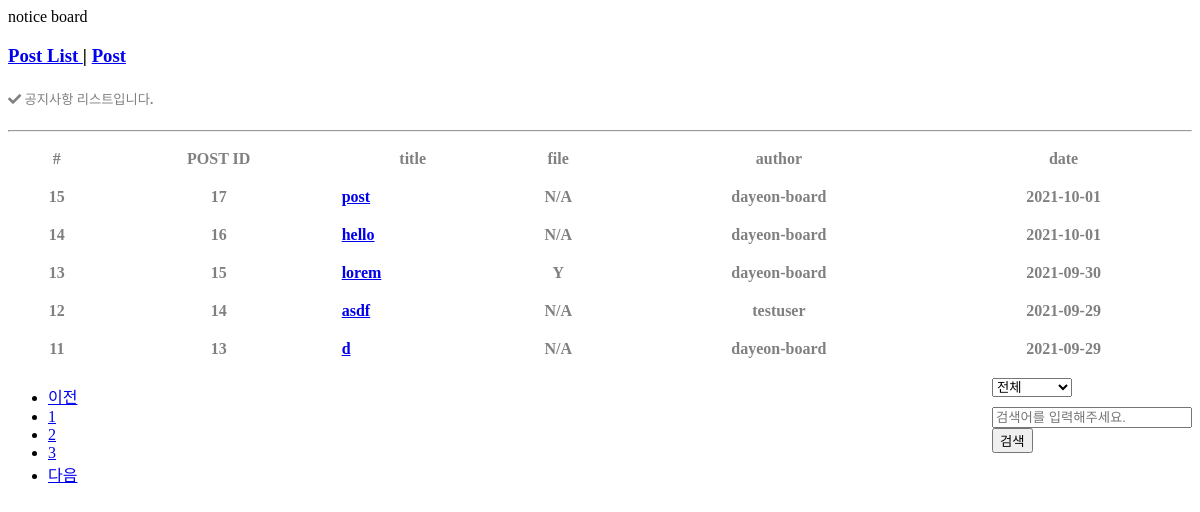
The app's page /notice-board/, older data.
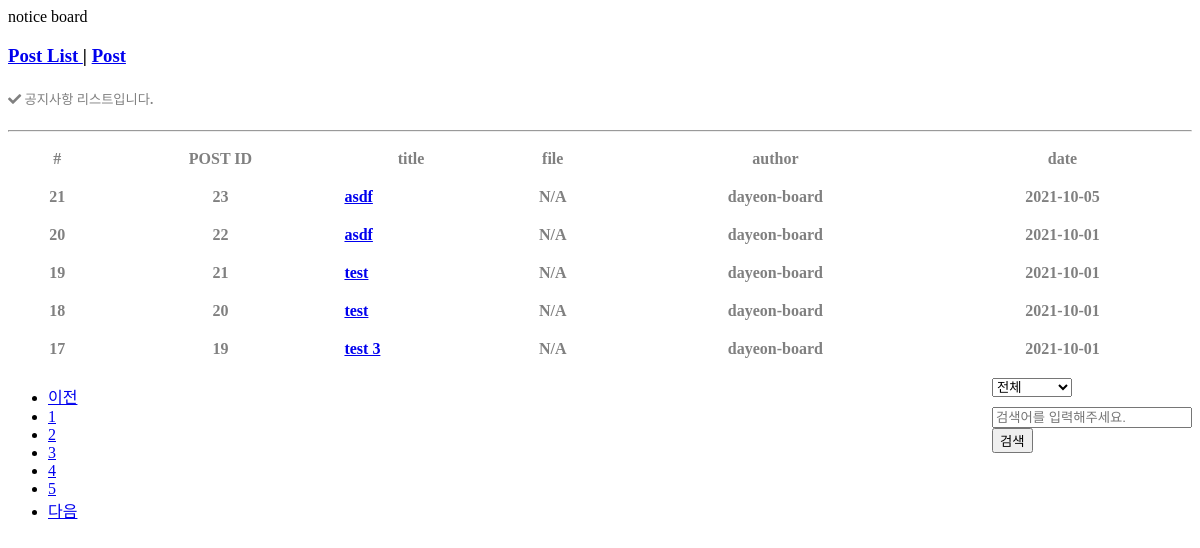
The same page, newer data.
### board/models.py (models this page shows, shortened)
class Post(models.Model):
    title = models.CharField(max_length=100)
    author = models.ForeignKey(User, on_delete=models.CASCADE)
    body = models.TextField()
    post_date = models.DateField(auto_now_add=True)
    post_edited = models.DateTimeField(auto_now=True)
    post_created = models.DateTimeField(auto_now_add=True)
    file = models.FileField(upload_to='upload_files/', max_length=100, null=True, blank=True, default=None)
    class Meta:
        ordering = ('post_created',)

### board/views.py (the view, shortened to what this page needs)
class PostListView(ListView):
    model = Post
    template_name = 'board/post_list_filter.html'
    ordering = ['-post_created']
    paginate_by = 5
    context_object_name = 'object_list'
    def get_queryset(self):
        search_keyword = self.request.GET.get('q', '')
        search_type = self.request.GET.get('type', '')
        object_list = Post.objects.order_by('-id')
        return object_list
    def get_context_data(self, **kwargs):
        context = super(PostListView, self).get_context_data(**kwargs)
        paginator = context['paginator']
        page_numbers_range = 5
        max_index = len(paginator.page_range)
        page = self.request.GET.get('page')
        current_page = int(page) if page else 1
        start_index = int((current_page - 1) / page_numbers_range) * page_numbers_range
        end_index = start_index + page_numbers_range
        if end_index >= max_index:
            end_index = max_index
        page_range = paginator.page_range #[start_index:end_index]
        context['page_range'] = page_range
        search_keyword = self.request.GET.get('q', '')
        search_type = self.request.GET.get('type', '')
        notice_fixed = Post.objects.all().order_by('-id')
        if len(search_keyword) > 1:
            context['q'] = search_keyword
        context['type'] = search_type
        context['notice_fixed'] = notice_fixed
        return context

### board/templatetags/pagination_extras.py (called while the page is built)
@register.simple_tag
def pagination_reverse_numbering(paginator, page_obj, loop_count):
    return paginator.count - page_obj.start_index() - loop_count + 1

### board/templates/board/post_list_filter.html (shortened to what this page needs)
{% load pagination_extras %}
  <link rel="stylesheet" href="https://use.fontawesome.com/releases/v5.11.2/css/all.css">
{% block body %}
    <div class="btn_post">
        <h3><a href="{% url 'board:notice-board' %}"> Post List </a> | <a href="{% url 'board:post-create'%}"> Post </a> </h3>
        {% if q %}
            <h5><i class="fas fa-search"></i>&nbsp;'{{ q }}' 검색 결과입니다.</h5>
        {% else %}
            <h5><i class="fas fa-check"></i> 공지사항 리스트입니다.</h5>
        {% endif %}
        <hr>
    </div>
    <table class="table">
        <thead>
            <tr>
              <th>#</th>
              <th>POST ID</th>
              <th>title</th>
              <th>file</th>
              <th>author</th>
              <th>date</th>
            </tr>
        </thead>
        <tbody>
        {% if object_list %}
        {% for post in object_list %}
         <tr>
              <td> {% pagination_reverse_numbering paginator page_obj forloop.counter0 %} </td>
              <td> {{ post.id }} </td>
              <td style="text-align:left"><a href="{% url 'board:post-detail' post.id %}">
                    {{ post.title|truncatechars:80 }}</a></td>
              {% if post.file %}
                <td> Y </td>
              {% else %}
                <td> N/A </td>
              {% endif %}
              <td>{{ post.author }}</td>
              <td>{{ post.post_date|date:'Y-m-d'}}</td>
         </tr>
         {% endfor %}
         {% endif %}
        </tbody>
    </table>
        <form action="" method="GET">
            <div class="col">
                <div style="float: right;" class="form-row">
                    <div class="form-row">
                        <div class="col" style="margin-top: 10px;">
                            <select style="width: 6em;" class="custom-select custom-select-md" name="type">
                                <option value="all">전체</option>
                            </select>
                        </div>
                        <div class="col" style="margin-top: 10px;">
                            <input type="text" name="q" value="{{ q }}" class="form-control form-control-md"
                                style="width: 15em;" placeholder="검색어를 입력해주세요.">
                        </div>
                        <div class="col">
                            <button class="btn btn-sm" type="submit" id="search_btn">검색</button>
                        </div>
                    </div>
                </div>
            </div>
        </form>
{% if is_paginated %}
    <ul class="pagination">
        {% if page_obj.has_previous %}
        <li class="page-item">
            <a class="page-link" href="?type={{ type }}&q={{ q }}&page={{ page_obj.previous_page_number }}"
                tabindex="-1">이전</a>
        </li>
        {% else %}
        <li class="page-item disabled">
            <a class="page-link" href="#" tabindex="-1">이전</a>
        </li>
        {% endif %}
        {% for page in page_range %}
        <li class="page-item {% if page == page_obj.number %} activate {% endif %}">
            <a class="page-link" href="?type={{ type }}&q={{ q }}&page={{ page }}">{{ page }}</a>
        </li>
        {% endfor %}
        {% if page_obj.has_next %}
        <li class="page-item">
            <a class="page-link"
                href="?type={{ type }}&q={{ q }}&page={{ page_obj.next_page_number }}">다음</a>
        </li>
        {% else %}
        <li class="page-item disabled">
            <a class="page-link" href="#">다음</a>
        </li>
        {% endif %}
    </ul>
{% endif %}
{% endblock body %}

Row changes from the older to the newer data that the page shows:
no longer on this page (row unchanged): Post: counter0 "15", id "17", title "post", file "N/A", author "dayeon-board", post_date "2021-10-01"
no longer on this page (row unchanged): Post: counter0 "14", id "16", title "hello", file "N/A", author "dayeon-board", post_date "2021-10-01"
no longer on this page (row unchanged): Post: counter0 "13", id "15", title "lorem", shows "Y", author "dayeon-board", post_date "2021-09-30"
no longer on this page (row unchanged): Post: counter0 "12", id "14", title "asdf", file "N/A", author "testuser", post_date "2021-09-29"
no longer on this page (row unchanged): Post: counter0 "11", id "13", title "d", file "N/A", author "dayeon-board", post_date "2021-09-29"
added Post: counter0 "21", id "23", title "asdf", file "N/A", author "dayeon-board", post_date "2021-10-05"
added Post: counter0 "20", id "22", title "asdf", file "N/A", author "dayeon-board", post_date "2021-10-01"
added Post: counter0 "19", id "21", title "test", file "N/A", author "dayeon-board", post_date "2021-10-01"
added Post: counter0 "18", id "20", title "test", file "N/A", author "dayeon-board", post_date "2021-10-01"
added Post: counter0 "17", id "19", title "test 3", file "N/A", author "dayeon-board", post_date "2021-10-01"
Text that changed along with them:
new list line: "4"
new list line: "5"
